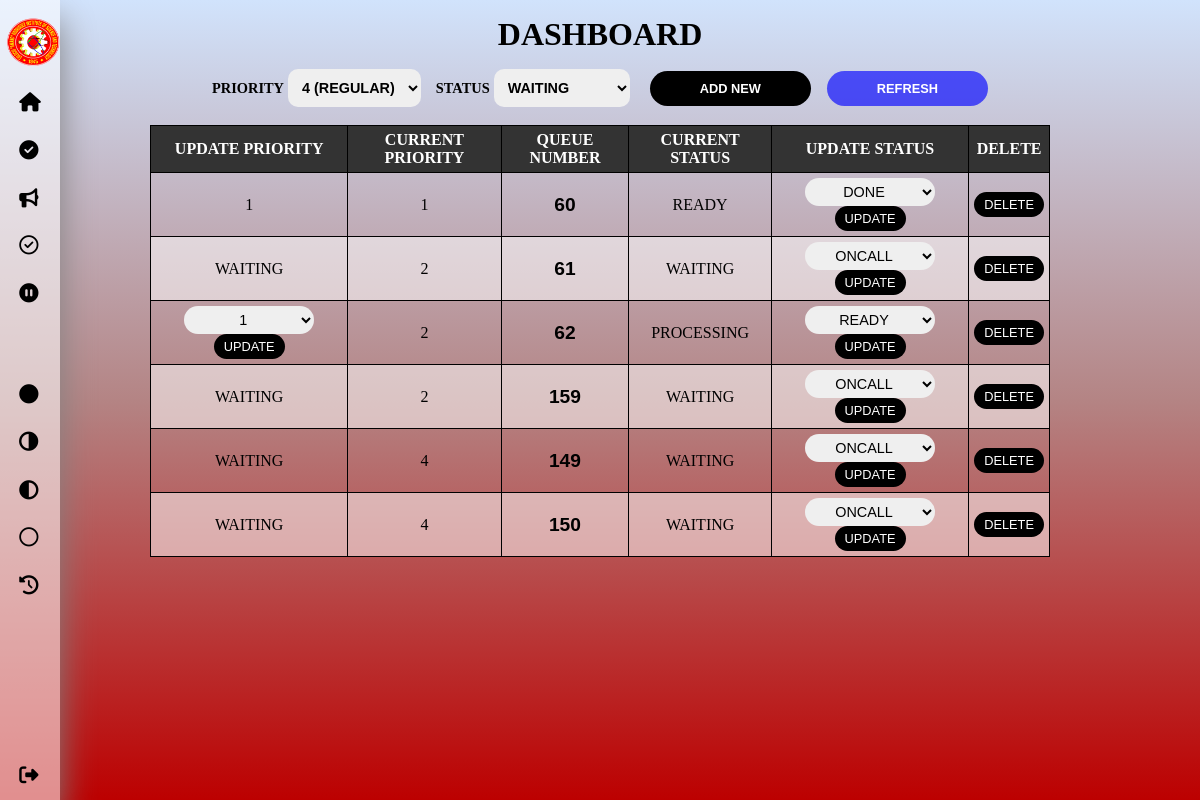
Page /queueing-system/dashboard.php (signed in) on the committed database.
### tables this page shows
CREATE TABLE `queue_list` (
  `id` int(11) NOT NULL,
  `priority` varchar(150) NOT NULL,
  `status` varchar(150) NOT NULL,
  `added_at` datetime NOT NULL DEFAULT current_timestamp(),
  `finished_at` datetime DEFAULT NULL
);

### queueing-system/dashboard.php (the view, shortened to what this page needs)
<?php
$con = connection();
$sql = "SELECT * FROM queue_list WHERE status = 'WAITING' || status = 'PROCESSING' || status = 'READY' || status = 'ONCALL' ORDER BY priority ASC";
$queue = $con -> query($sql) or die ($con -> error);
$row = $queue -> fetch_assoc();
?>
<!DOCTYPE html>
<html lang="en">
<head>
    <link rel="stylesheet" href="css/main.css">
    <link rel="stylesheet" href="css/table.css">
    <link rel="stylesheet" href="css/form.css">
    <link rel="stylesheet" href="https://cdnjs.cloudflare.com/ajax/libs/font-awesome/6.4.0/css/all.min.css">
</head>
<body>
    <nav class="navbar">
        <ul>
            <li>
                <a href="display.php" class="logo" target="_blank">
                <img src="img/logo.png" alt="logo"></a>
            </li>
            <li><a href="dashboard.php">
                <i class="fa-solid fa-house"></i>
            </a></li>
            <li><a href="ready.php">
                <i class="fa-solid fa-circle-check"></i>
            </a></li>
            <li><a href="oncall.php">
                <i class="fa-solid fa-bullhorn"></i>
            </a></li>
            <li><a href="processing.php">
                <i class="fa-regular fa-circle-check"></i>
            </a></li>
            <li><a href="waiting.php">
                <i class="fa-solid fa-circle-pause"></i>
            </a></li>
            <br>
            <br>
            <br>
            <li><a href="priority1.php">
                <i class="fa-solid fa-circle"></i>
            </a></li>
            <li><a href="priority2.php">
                <i class="fa-sharp fa-solid fa-circle-half-stroke fa-rotate-180"></i>
            </a></li>
            <li><a href="priority3.php">
                <i class="fa-solid fa-circle-half-stroke"></i>
            </a></li>
            <li><a href="priority4.php">
                <i class="fa-regular fa-circle"></i>
            </a></li>
            <li><a href="history.php">
                <i class="fa-solid fa-clock-rotate-left"></i>
            </a></li>
            <li><a href="logout.php" class="logout">
                <i class="fa-sharp fa-solid fa-right-from-bracket"></i>
            </a></li>
        </ul>
    </nav>
    <h1>DASHBOARD</h1>
    <div class="form">
        <form class="add_form" action="add.php" method="post" target="_blank" onsubmit="return confirm('\nA NEW NUMBER WILL BE ADDED TO THE QUEUE.\nAre you sure you want to CONTINUE?');">
        <label>PRIORITY</label>
        <select name="priority" id="priority">
            <option value="4">4 (REGULAR)</option>
        </select>
        <label>&nbsp;&nbsp;&nbsp;STATUS</label>
        <select name="status" id="status">
            <option value="WAITING">WAITING</option>
        </select>
        <input type="submit" name="add" value="ADD NEW">&nbsp;&nbsp;&nbsp;
        <input type="button" class="refresh" value="REFRESH" onclick="location.reload();">
        </form>
    <br>
    </div>
    <table>
        <thead>
        <tr>
            <th>UPDATE PRIORITY</th>
            <th>CURRENT PRIORITY</th>
            <th>QUEUE NUMBER</th>
            <th>CURRENT STATUS</th>
            <th>UPDATE STATUS</th>
            <th>DELETE</th>
        </tr>
        </thead>
        <tbody>
        <?php do{ ?>
        <?php if (isset($row) && $row !== null) { ?>
        <tr>
        <td>
            <form id="update_form" method="post" action="dashboard_update_priority.php" onsubmit="return confirm('\nAre you sure you want to update the PRIORITY?');">
                <?php if ($row['priority'] != '1' && $row['priority'] != '3') {
                    if ($row['status'] != 'WAITING') {
                ?>
                <select name="priority">
                    <?php if ($row['priority'] == '4') { ?>
                    <option value="3">3</option>
                    <?php } else if ($row['priority'] == '2') { ?>
                    <option value="1">1</option>
                    <?php } ?>
                </select>
                <button type="submit">UPDATE</button>
                    <?php } else {
                        echo '<span>WAITING</span>';
                    }
                } else { ?>
                    <span><?php echo $row['priority']; ?></span>
                <?php } ?>
            </form>
        </td>
            <td><?php echo $row['priority'] ?></td>
            <td class="ticket"><?php echo $row['id'] ?></td>
            <td><?php echo $row['status'] ?></td>
            <td>
                <?php if ($row['status'] == 'WAITING') { ?>
                    <form id="update_form" method="post" action="dashboard_update_status.php" onsubmit="return print(event) && confirm('\nAre you sure you want to UPDATE STATUS?');">
                        <select name="status">
                            <option value="ONCALL">ONCALL</option>
                        </select>
                        <button type="submit">UPDATE</button>
                    </form>
                <?php } else if ($row['status'] == 'PROCESSING') { ?>
                    <form id="update_form" method="post" action="dashboard_update_status.php" onsubmit="return confirm('\nAre you sure you want to UPDATE STATUS?');">
                        <select name="status">
                            <option value="READY">READY</option>
                        </select>
                        <button type="submit">UPDATE</button>
                    </form>
                <?php } else if ($row['status'] == 'READY') { ?>
                    <form id="update_form" method="post" action="dashboard_update_status.php" onsubmit="return confirm('\nCurrent status is READY.\nAre you sure you want to UPDATE?');">
                        <select name="status">
                            <option value="DONE">DONE</option>
                        </select>
                        <button type="submit">UPDATE</button>
                    </form>
                <?php } ?>
            </td>
            <td>
                <form id="update_form" method="post" action="dashboard_delete.php" onsubmit="return confirm('\nAre you sure you want to DELETE this item?');">
                        <button type="submit">DELETE</button>
                </form>
            </td>
        </tr>
        <?php } ?>
        <?php }while($row = $queue -> fetch_assoc()) ?>
        </tbody>
    </table>
</body>
</html>

### queueing-system/css/main.css (style rules this page uses)
* { margin: 0; padding: 0; outline: none; border: none; text-decoration: none; list-style-type: none; box-sizing: border-box; }
body { background: linear-gradient( to bottom, #D1E3FC, #b48484, #BC0000 ) fixed; }
.navbar { position: fixed; top: 0; bottom: 0; height: 100vh; left: 0; background: rgba(255, 255, 255, 0.562); width: 5%; overflow: hidden; transition: 0.2s linear; box-shadow: 0 20px 35px gray; font-weight: bold; padding-left: 1.5rem; }
.logo { text-align: center; display: flex; transition: all 0.5s ease; margin: 0.25rem 0 0 -1.3rem; }
.logo img { width: 70%; height: 60px; }
a { position: relative; color: black; font-size: 1.5em; display: table; width: 300px; padding: 1rem; margin-left: -0.5rem; }
.logout { position: absolute; bottom: 0; }
.refresh { font-size: 1em; text-align: center; font-weight: bold; padding: 10px 50px; color: white; background-color: rgba(0, 0, 255, 0.644); border-radius: 20px; }
@media screen and (max-width: 1366px) { .navbar { position: fixed; top: 0; bottom: 0; height: 100vh; left: 0; background: rgba(255, 255, 255, 0.562); width: 5%; overflow: hidden; transition: 0.2s linear; box-shadow: 0 20px 35px gray; font-weight: bold; padding-left: 1.5rem; } }
@media screen and (max-width: 1366px) { .logo { text-align: center; display: flex; transition: all 0.5s ease; margin: 0.25rem 0 0 -1.3rem; } }
@media screen and (max-width: 1366px) { .logo img { width: 60% !important; height: 50px !important; margin-left: -0.8rem !important; } }
@media screen and (max-width: 1366px) { a { position: relative; color: black; font-size: 1.2em !important; display: table; width: 300px; padding: 0.8rem !important; margin-left: -1.1rem !important; } }
@media screen and (max-width: 1366px) { .refresh { font-size: 0.8em; text-align: center; font-weight: bold; padding: 10px 50px; color: white; background-color: rgba(0, 0, 255, 0.644); border-radius: 20px; } }

### queueing-system/css/table.css (style rules this page uses)
h1 { text-align: center; margin-top: 1rem; margin-bottom: 1rem; }
table { border: 1px solid black; border-collapse: collapse; width: 70%; margin-right: auto; margin-left: auto; }
table, th, td { border: 1px solid black; text-align: center; font-size: large; padding: 5px; }
th { background-color: #333; color: white; }
tr:nth-child(even) { background-color: rgba(255, 255, 255, 0.521); }
.ticket { font-weight: bold; font-size: 30px; font-family: Arial, Helvetica, sans-serif; }
@media screen and (max-width: 1366px) { table { border: 1px solid black; border-collapse: collapse; width: 75%; margin-right: auto; margin-left: auto; } }
@media screen and (max-width: 1366px) { table, th, td { border: 1px solid black; text-align: center; font-size: 1em !important; padding: 5px; } }
@media screen and (max-width: 1366px) { .ticket { font-weight: bold; font-size: 1.2em !important; font-family: Arial, Helvetica, sans-serif; } }

### rows in the picture
queue_list: priority "1", id "60", status "READY"
queue_list: shows "WAITING", priority "2", id "61", status "WAITING"
queue_list: priority "1", priority "2", id "62", status "PROCESSING"
queue_list: shows "WAITING", priority "2", id "159", status "WAITING"
queue_list: shows "WAITING", priority "4", id "149", status "WAITING"
queue_list: shows "WAITING", priority "4", id "150", status "WAITING"
